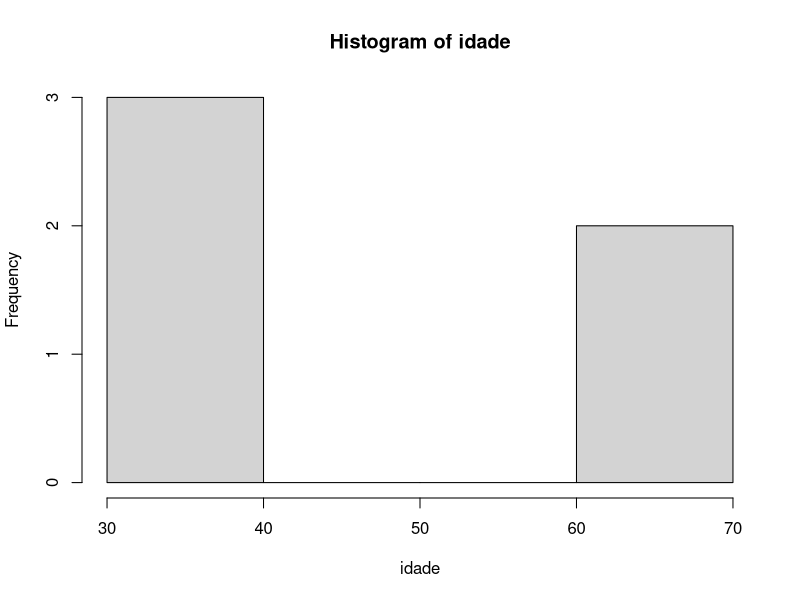
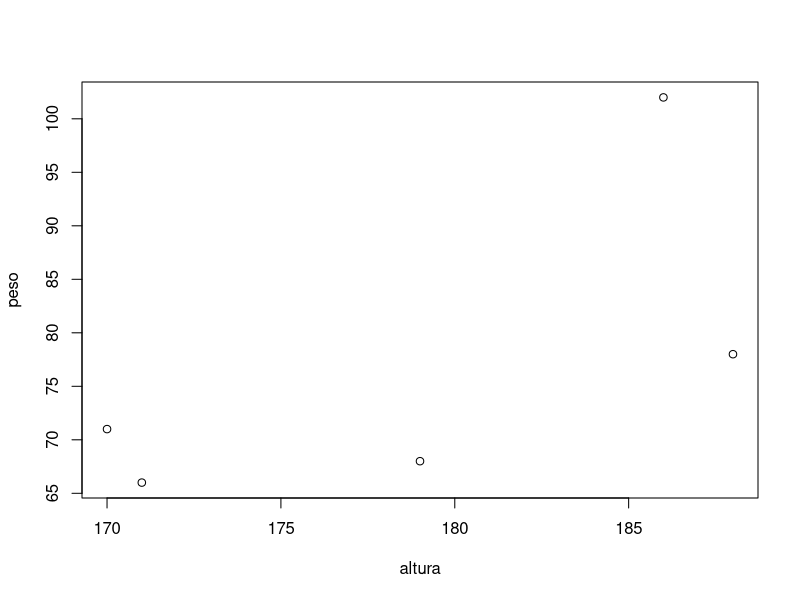

The R source for these figures, in order:
#########################################################################
##
## Disciplina Transversal
## MEPC
## Aula 3
##
## Profs Fernando Mayer e Paulo Justiniano
##
#########################################################################

## Crie um vetor que armazene a sua idade e das pessoas em sua casa
## (ou de amigos, parentes, etc). Quanto mais dados você conseguir, melhor.
idade <- c(37, 30, 62, 31, 61)

## Crie um vetor para armazenar as alturas das mesmas pessoas
altura <- c(171, 179, 186, 188, 170) # altura em cm

## Crie um vetor para armazenar o peso das mesmas pessoas
peso <- c(66, 68, 102, 78, 71) # pesos em kg

## Pergunte a cor favorita para cada uma das pessoas, e armazene esse
## resultado em um vetor
cor <- c("Amarelo", "Rosa", "Azul Marinho", "Violeta", "Azul")

## Crie um vetor com os nomes das respectivas pessoas
nomes <- c("Maria", "Marta", "Lucas", "José", "Catarina")

## Atribua os nomes do vetor acima para cada um dos vetores anteriores
## (idade, altura, peso, cor favorita)
names(idade)
names(altura)
names(peso)
names(cor)

names(idade) <- nomes
names(altura) <- nomes
names(peso) <- nomes
names(cor) <- nomes

idade
altura
peso
cor

## Calcule a média de idade, altura e peso
mean(idade)
mean(altura)
mean(peso)

## Faça um histograma das idades
hist(idade)

## Faça um gráfico de dispersão entre altura e peso (considerando que o peso
## depende da altura)
plot(x = altura, y = peso)

## OPCIONAL: crie um data frame para armazenar estas informações (com cada coluna
## do data frame sendo uma variável)
dados <- data.frame(nomes, idade, altura, peso, cor)
dados
str(dados)

## Faça um sumário estatístico do data frame
summary(dados)
